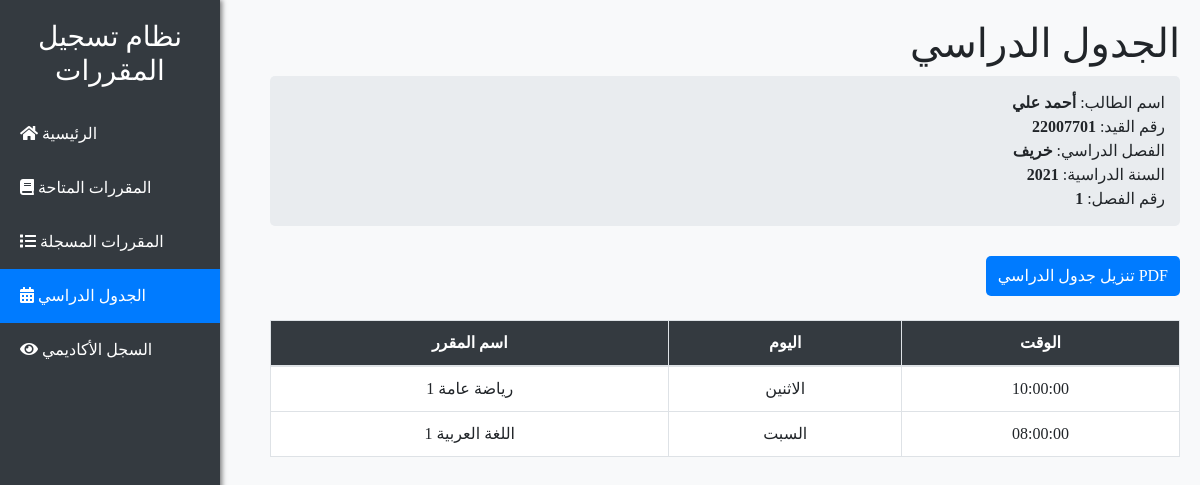
Before: /student/view_schedule.php (signed in) with the older database file.
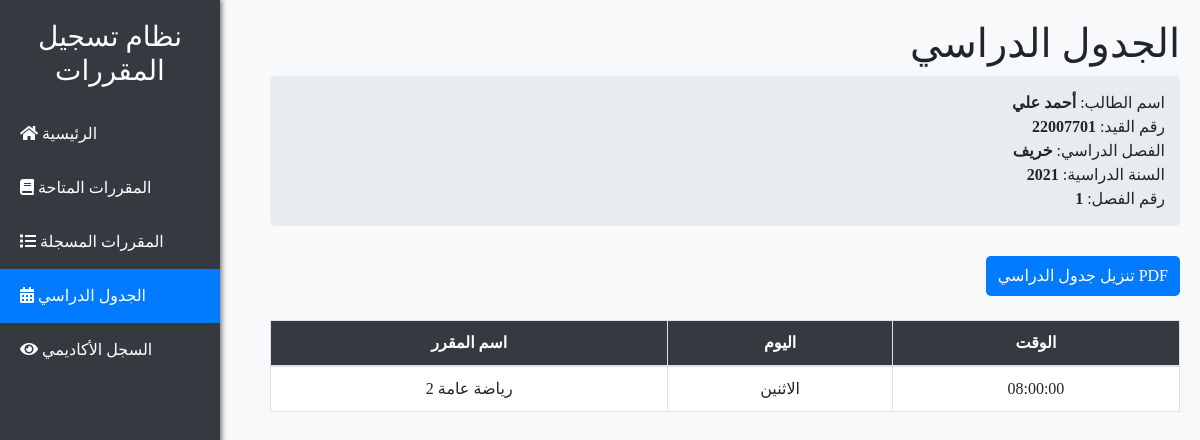
After: the same page with the newer database file.
### tables this page shows
CREATE TABLE `student_courses` (
  `id` int(11) NOT NULL,
  `student_id` int(10) NOT NULL,
  `course_id` varchar(5) NOT NULL,
  `day` varchar(10) DEFAULT NULL,
  `time` time DEFAULT NULL,
  `completed` tinyint(1) DEFAULT 0
);

CREATE TABLE `courses` (
  `id` varchar(6) NOT NULL,
  `name` varchar(255) NOT NULL,
  `status` enum('open','closed') NOT NULL DEFAULT 'open',
  `units` int(11) NOT NULL
);

### student/view_schedule.php (the view, shortened to what this page needs)
<?php
include 'db.php';
$student_id = $_SESSION['student_id'];
$student_stmt = $conn->prepare("SELECT name,year, semester, class_number FROM students WHERE id = ?");
$student_stmt->bind_param("s", $student_id);
$student_stmt->execute();
$student_result = $student_stmt->get_result();
$student_data = $student_result->fetch_assoc();
$schedule_stmt = $conn->prepare("
    SELECT c.name AS course_name, sc.day, sc.time
    FROM student_courses sc
    JOIN courses c ON sc.course_id = c.id
    WHERE sc.student_id = ? AND sc.completed = 0
    ORDER BY FIELD(sc.day, 'السبت', 'الأحد', 'الإثنين', 'الثلاثاء', 'الأربعاء', 'الخميس', 'الجمعة'), sc.time
");
$schedule_stmt->bind_param("s", $student_id);
$schedule_stmt->execute();
$schedule_result = $schedule_stmt->get_result();
$schedule = [];
while ($row = $schedule_result->fetch_assoc()) {
    $schedule[] = $row;
}
?>
<!DOCTYPE html>
<html lang="ar">
<head>
<link rel="stylesheet" href="/Login/assets/css/bootstrap.min.css">
<link rel="stylesheet" href="/Login/assets/css/all.min.css">
<link rel="stylesheet" href="/Login/assets/css/select2.min.css">
    <link rel="stylesheet" href="/Login/CSS/styles.css" />
</head>
<body>
    <div class="sidebar">
        <h3>نظام تسجيل المقررات</h3>
        <ul class="nav flex-column">
            <li class="nav-item">
                <a class="nav-link" href="dashboard.php"><i class="fas fa-home"></i> الرئيسية</a>
            </li>
            <li class="nav-item">
                <a class="nav-link" href="view_courses.php"><i class="fas fa-book"></i> المقررات المتاحة</a>
            </li>
            <li class="nav-item">
                <a class="nav-link" href="view_registered_courses.php"><i class="fas fa-list"></i> المقررات المسجلة</a>
            </li>
            <li class="nav-item">
                <a class="nav-link active" href="view_schedule.php"><i class="fas fa-calendar-alt"></i> الجدول الدراسي</a>
            </li>
            <li class="nav-item">
                <a class="nav-link" href="view_classes.php"><i class="fas fa-eye"></i> السجل الأكاديمي</a>
            </li>
        </ul>
    </div>
    <div class="content">
        <div class="header mb-4 text-right">
            <h1>الجدول الدراسي</h1>
            <div class="info">
                اسم الطالب: <strong><?= htmlspecialchars($student_data['name']) ?></strong><br>
                رقم القيد: <strong><?= htmlspecialchars($student_id) ?></strong><br>
          الفصل الدراسي: <strong><?= htmlspecialchars($student_data['semester']) ?></strong><br>
                              السنة الدراسية: <strong><?= htmlspecialchars($student_data['year']) ?></strong><br>
                <?php if (!empty($student_data['class_number'])): ?>
                    رقم الفصل: <strong><?= htmlspecialchars($student_data['class_number']) ?></strong>
                <?php endif; ?>
            </div>
            <a href="generate_student_schedule_pdf.php" target="_blank" class="download-link">تنزيل جدول الدراسي PDF</a>
        </div>
        <table class="table table-bordered">
            <thead>
                <tr>
                    <th>اسم المقرر</th>
                    <th>اليوم</th>
                    <th>الوقت</th>
                </tr>
            </thead>
            <tbody>
                <?php if (empty($schedule)): ?>
                    <tr>
                        <td colspan="3">لا توجد مقررات مسجلة حالياً.</td>
                    </tr>
                <?php else: ?>
                    <?php foreach ($schedule as $course): ?>
                        <tr>
                            <td><?= htmlspecialchars($course['course_name']) ?></td>
                            <td><?= htmlspecialchars($course['day']) ?></td>
                            <td><?= htmlspecialchars($course['time']) ?></td>
                        </tr>
                    <?php endforeach; ?>
                <?php endif; ?>
            </tbody>
        </table>
    </div>
</body>
</html>

Changed rows visible on the page:
no longer on this page (row edited): student_courses: course.name "رياضة عامة 1", day "الاثنين", time "10:00:00"
removed student_courses: course.name "اللغة العربية 1", day "السبت", time "08:00:00"
added student_courses: course.name "رياضة عامة 2", day "الاثنين", time "08:00:00"
